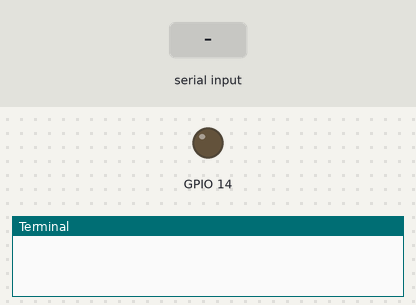
A program run on a simulated Raspberry Pi (BCM pin numbers). On the bench: output pins drawn as LEDs (lit = HIGH), the last lines printed to the terminal. The test bench sets the inputs (shaded band).

Above: at 1.2 s.
1.3 s: "5\n" received over the second serial link
At 2.1 s:
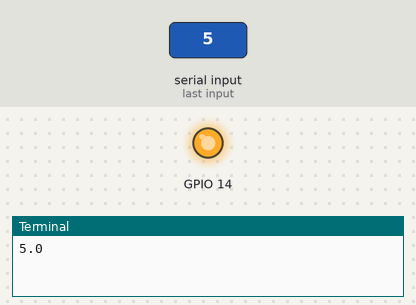
2.8 s: "90\n" received over the second serial link
At 3.3 s:
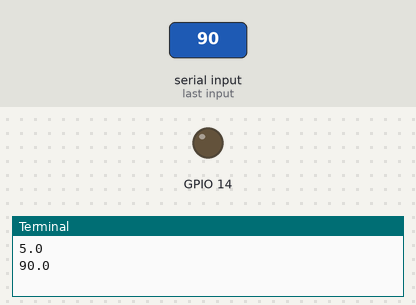
4.3 s: "1\n" received over the second serial link
At 5.6 s:
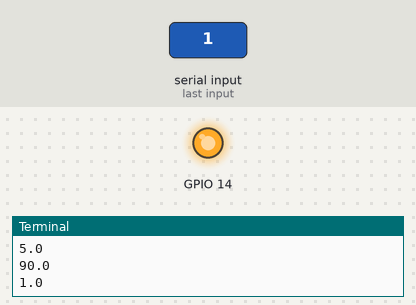
Timing chart, 0 to 7.3 s (numbered marks = the images above; inputs shaded):
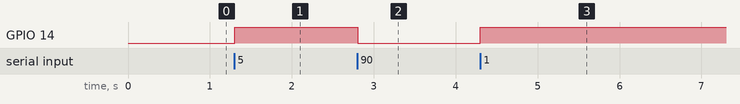

Measured:
- after the input at 1.3 s, GPIO 14: LOW → HIGH at once
- after the input at 2.8 s, GPIO 14: HIGH → LOW at once
- after the input at 4.3 s, GPIO 14: LOW → HIGH at once

The program:

ssr_sonic_dist.py
```python
import RPi.GPIO as GPIO
import serial

GPIO.setmode(GPIO.BCM)
GPIO.setup(14,GPIO.OUT)
ser=serial.Serial("/dev/ttyACM0",9600)

while True:
  try:
    line = ser.readline()
    dist=float(line.decode('utf-8'))
    print(dist)
    if dist < 10.0:
      GPIO.output(14,GPIO.HIGH)
    else:
      GPIO.output(14,GPIO.LOW)
  except KeyboardInterrupt:
    GPIO.cleanup()
    exit()
```
